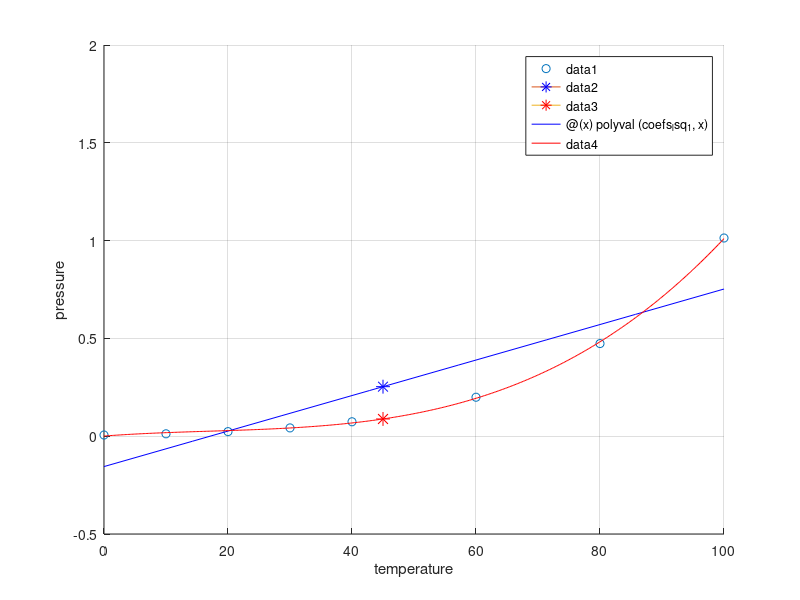

The MATLAB script that drew this image:
temperature=[0 10 20 30 40 60 80 100];
pressure=[0.0061 0.0123 0.0234 0.0424 0.0738 0.1992 0.4736 1.0133];
T=45;

degree_1=1;
coefs_lsq_1=polyfit(temperature,pressure,degree_1);
poly_lsq_1=@(x) polyval(coefs_lsq_1,x);
value_1=polyval(coefs_lsq_1,T);
error_1=norm(poly_lsq_1(pressure) - temperature);
disp("Value for T=45 for polynomial of degree"), disp(degree_1), 
  disp(value_1), disp(error_1);

degree_2=3;
coefs_lsq_2=polyfit(temperature,pressure,degree_2);
poly_lsq_2=@(x) polyval(coefs_lsq_2,x);
value_2=polyval(coefs_lsq_2,T);
error_2=norm(poly_lsq_2(pressure) - temperature);
disp("Value for T=45 for polynomial of degree"), disp(degree_2), 
  disp(value_2), disp(error_2);

clf;hold on;axis([-5 105 -0.5 2]);grid on;
plot(temperature,pressure,'o');
plot(T,value_1,'-*','MarkerSize',10,'MarkerEdgeColor','blue');
plot(T,value_2,'-*','MarkerSize',10,'MarkerEdgeColor','red');
fplot(poly_lsq_1,[0,100],'-b');
fplot(poly_lsq_2,[0,100],'-r');
xlabel("temperature");
ylabel("pressure");
